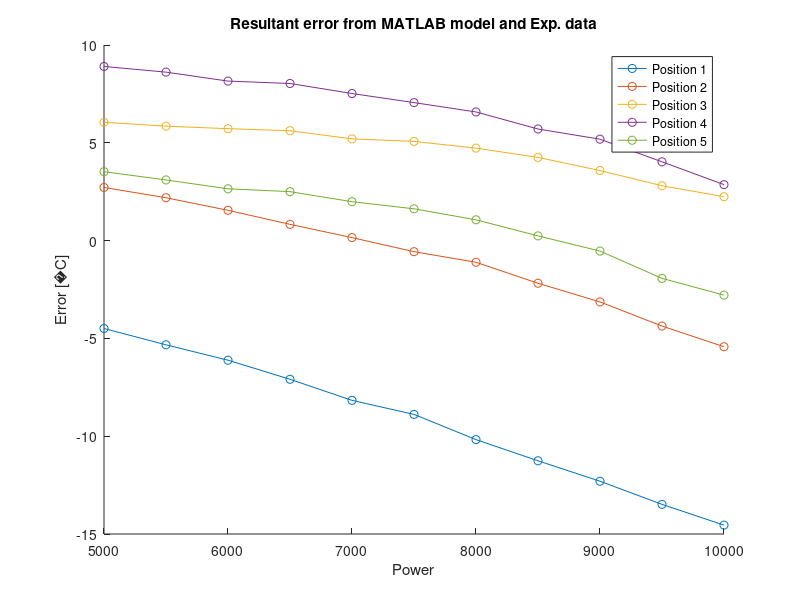
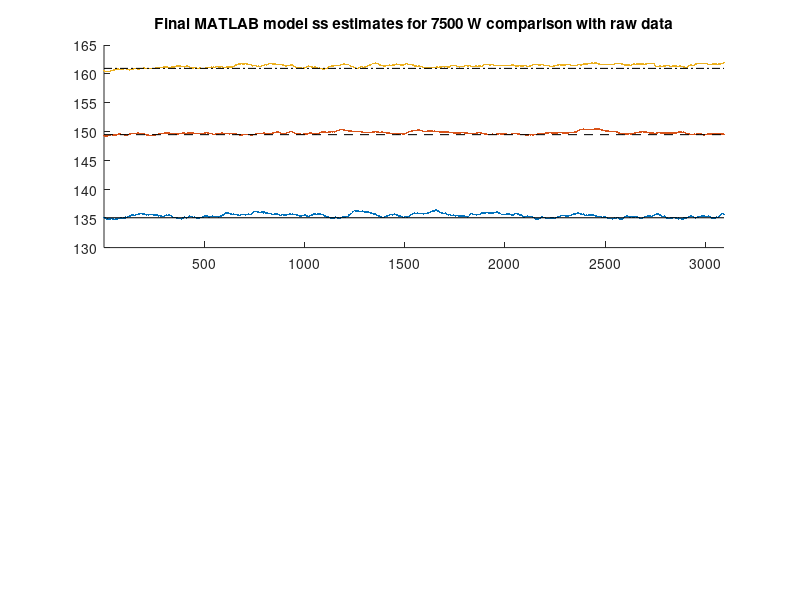

Recreate these plots in MATLAB, in order. (Note: this script raises an error after producing the figures.)


%% This file calculates the residual error for heater wall temp as a function of power input
clear;clc; close all
load resultant_heater_error.mat

figure
hold on

error = results.exp_ss_results- results.corrected_ss_results;

p_total = [5000:500:10000];
for i = 1:5
    plot(p_total,error(:,i),'-o')
end
title('Resultant error from MATLAB model and Exp. data')
legend('Position 1', 'Position 2', 'Position 3', 'Position 4','Position 5')
xlabel('Power')
ylabel(strcat('Error [',char(176), 'C]'))

%% Find the correlation between power input and error 

sections = [1:5];
coeff = zeros(5,2);
for i = 1:numel(sections)
    coeff(i,:) = polyfit(p_total',error(:,i),1);
end


A = 1;
%% Following portion shows the final results with raw data. Corrected with new Nu correlation and using the residual error difference.

%show 7.5 kW 
load 7.5kW_ss_data_split_power_w_headers.mat

figure
subplot(2,1,1)
hold on
%section 1
scatter([1:numel(data.ST_10)], data.ST_10,1,'filled');

%section 2
scatter([1:numel(data.ST_10)],data.ST_11,1,'filled')

%sensor_required = ["ST_10","ST_11","ST_12_SE","ST_13","ST_14_S","ST_12_N","ST_12_SW","ST_14_E","ST_14_W","ST_14_N"];

%section 3
data.average_ST_12 = (data.ST_12_SE + data.ST_12_N + data.ST_12_SW)./3;
scatter([1:numel(data.ST_10)],data.average_ST_12,1,'filled')



%Corrected data

%7500 power is the 6th row for coeff
%Find individual error terms

error_power = @(P) coeff(:,1).*P + coeff(:,2);
corrected_error = error_power(7500);



line_style_cycle = {'-' , '--', '-.'};
for k = 1:3
    y = (results.corrected_ss_results(6,k) + corrected_error(k))-273;
    line([1, numel(data.ST_10)],[y y],'Color','black','LineWidth',0.75,'LineStyle',line_style_cycle{k});
end

title('Final MATLAB model ss estimates for 7500 W comparison with raw data') 
xlim([1, numel(data.ST_10)]);
ax = gca
ax.XTick = [];
ylabel(strcat('Temperature [',char(176), 'C]'))
legend('Section 1','Section 2','Section 3','MATLAB section 1','MATLAB section 2','MATLAB section 3')
ylim([130 195])

subplot(2,1,2)


hold on
%section 4
scatter([1:numel(data.ST_10)],data.ST_13,1,'filled')

%section 5 
data.average_ST_14 = (data.ST_14_N + data.ST_14_E +data.ST_14_S +data.ST_14_W )./4;
scatter([1:numel(data.ST_10)],data.average_ST_14,1,'filled')
for k = 4:5
    y = (results.corrected_ss_results(6,k) + corrected_error(k))-273;
    line([1, numel(data.ST_10)],[y y],'Color','black','LineWidth',0.75,'LineStyle',line_style_cycle{k-2});
end
xlim([1, numel(data.ST_10)]);
ax = gca
ax.XTick = [];
ylabel(strcat('Temperature [',char(176), 'C]'))
ylim([165 180])

legend('Section 4','Section 5','MATLAB section 4','MATLAB section 5')
